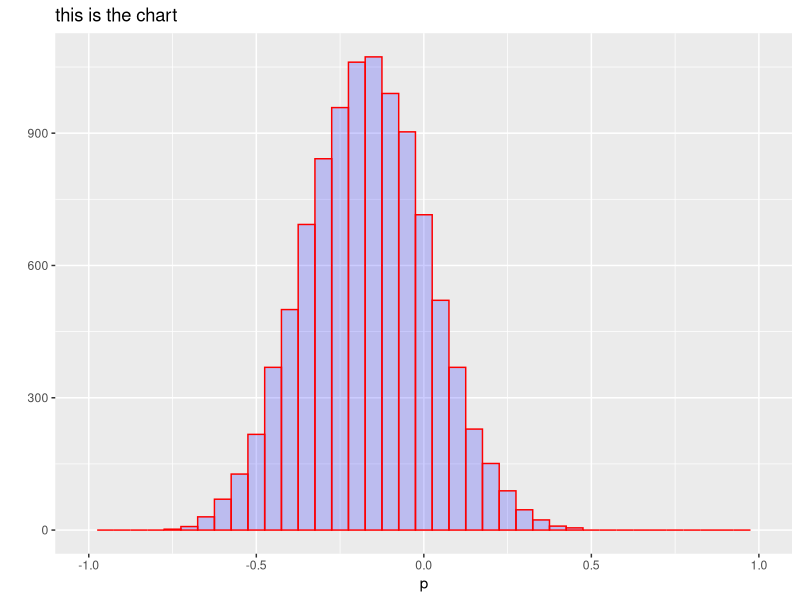

This chart was generated by the following R code: (Note: this script raises an error after producing the figure.)
### Figure 24.1
library(ggplot2)
x = 8
y = 6
n = 10
m = 10
B = 10000
p1 = rbeta(B,x+1,n-x+1)
p2 = rbeta(B,y+1,m-y+1)
diff=p2-p1
delta = data.frame(diff)
print(mean(delta$diff))
left  = quantile(delta$diff,.025)
right = quantile(delta$diff,.975)
print(c(left,right))

prob=seq(-1,1,.2)
qplot(delta$diff, geom="histogram", binwidth=.05,
      main = "this is the chart", 
      xlab = "p",  
      fill=I("blue"), 
      col=I("red"), 
      alpha=I(.2),
      xlim=c(-1,1)
     )

gg<-ggplot(data=delta$diff, geom_histogram(aes(x=diff),binwidth=.1))

postscript("two.binom.sim.pdf",horizontal=F)
#postscript("two.binom.sim.eps",horizontal=F,onefile=F,print.it=F)
# hist(diff,xlab="",ylab="",main="",cex=2,density=5,
#    prob=T,lwd=3,xaxt="n",yaxt="n",bty="n")
# axis(1,at=c(-0.6,0,0.6),cex.axis=2)

print(gg)
dev.off()
 


